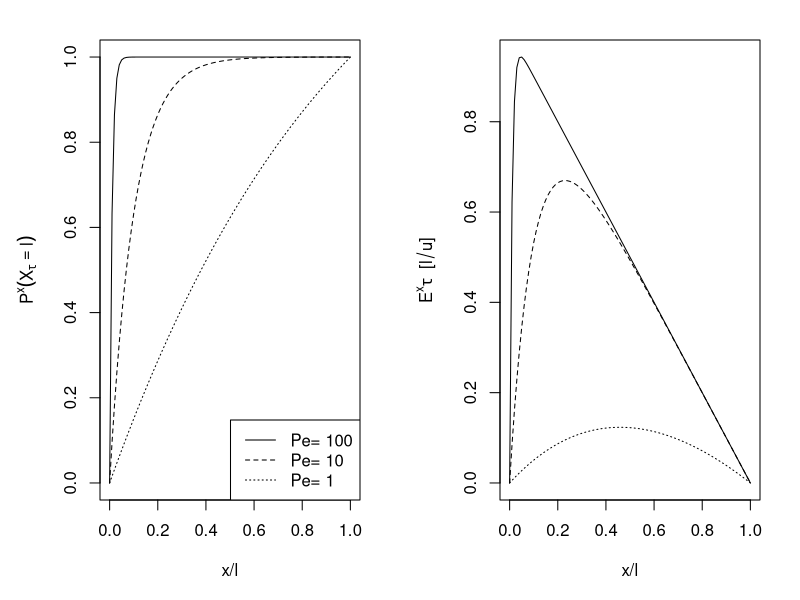

Source code (R):
# Figure of probability of exit to the right

pdf(file="BMdriftExit.pdf",width=8,height=4)

par(mfrow=c(1,2),mar=c(5,5,2,2))

Pes <- rev(c(1,10,100))

P <- function(x) (1 - exp(-x*Pe))/(1-exp(-Pe))

Pe <- Pes[1]

plot(P,from=0,to=1,main="",xlab="x/l",ylab=expression({P^x}(X[tau]==l)))

for(i in 2:length(Pes))
{
    Pe <- Pes[i]
    plot(P,from=0,to=1,add=TRUE,lty=i)
}

legend("bottomright",legend=paste("Pe=",Pes),lty=1:length(Pes))

## dev.copy2pdf(file="BMdriftExitP.pdf")

E <- function(x)
     ( (1-x) -  ( exp(- x*Pe ) - exp(-Pe) ) / (1 - exp(-Pe)) ) 

Pe <- Pes[1]

plot(E,from=0,to=1,main="",xlab="x/l",ylab=expression(E^x * tau~" ["*l/u*"]" ))

for(i in 2:length(Pes))
{
    Pe <- Pes[i]
    plot(E,from=0,to=1,add=TRUE,lty=i)
}

## dev.copy2pdf(file="BMdriftExitE.pdf")

dev.off()
